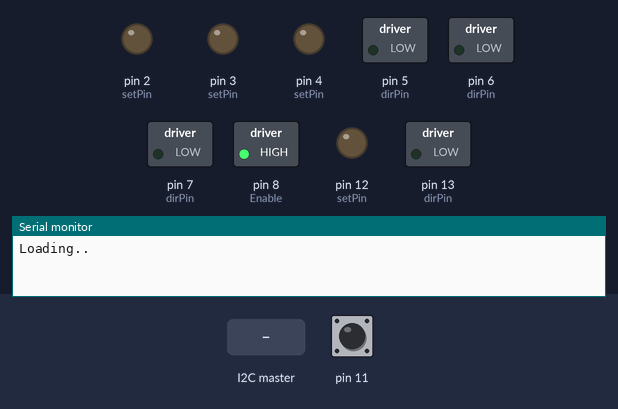
A sketch run on a simulated Arduino Uno, built with avr-gcc and run on an emulated ATmega328P. On the bench: switched loads named in the sketch (green lamp = pin HIGH), output pins drawn as LEDs (lit = HIGH), the last lines printed to the serial monitor. The test bench sets the inputs (shaded band); at power-on: pin 11 HIGH.

Above: at 1.2 s.
1.3 s: the I2C master sends the byte 5
At 1.6 s:
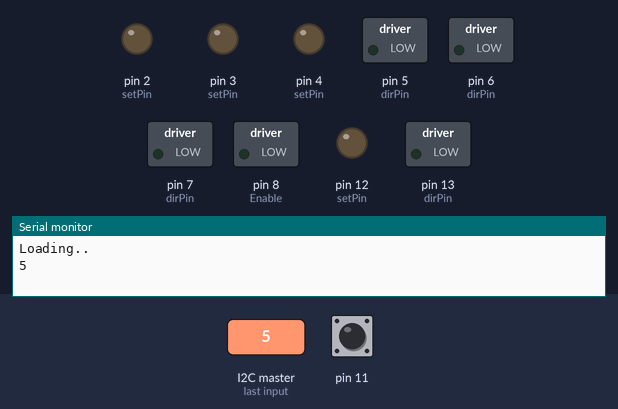
2.8 s: pin 11 pulled LOW for 3.2 s
At 6.0 s:
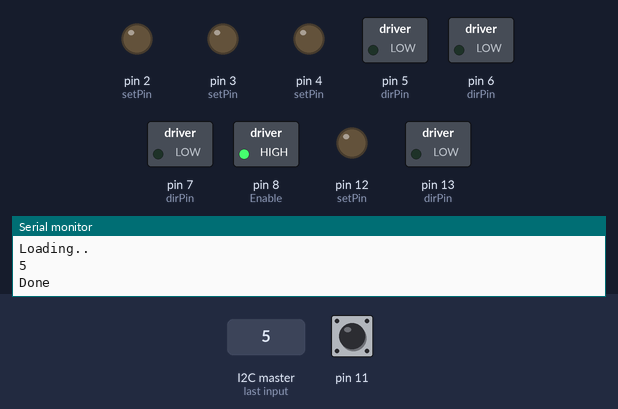
7.5 s: the I2C master sends the byte 90
At 8.7 s:
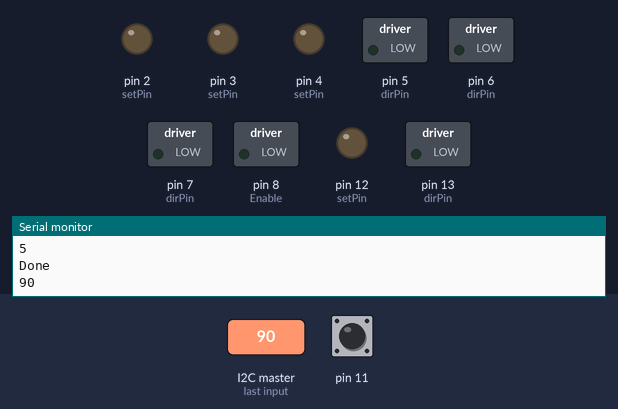
Timing chart, 0 to 10.5 s (numbered marks = the images above; inputs shaded):
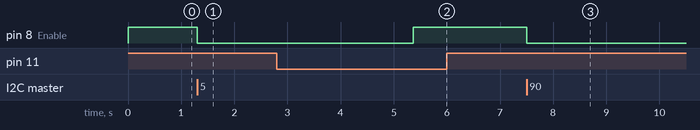

Measured:
- after the input at 1.3 s, pin 8 (Enable): HIGH → LOW at once
- after the input at 2.8 s, pin 8 (Enable): LOW → HIGH after 2.6 s
- after the input at 7.5 s, pin 8 (Enable): HIGH → LOW at once

The sketch:

Motor_Autosampler_Slave02.ino
```cpp
//-------------------------------------------------------------------------
// 2022/05/15
//
// S James Parsons Jr
// www.sjamesparsonsjr.com
//
//-------------------------------------------------------------------------


//-------------------------------------------------------------------------
// +++ Libraries +++
#include <Wire.h> // used for i2c communcation

//-------------------------------------------------------------------------
// +++ Variables +++
#define SLAVE_ADDR 8 // define i2c address
//const int stepsPerRevolution = 2000;
char i2command[5]; // AF###
int motorDir;
int incomingByte;
int setPin;
int dirPin;
int endStop;
//-------------------------------------------------------------------------
// +++ Functions +++
void moveMotorFun(char motor, char motorDir, long revolutionStep) {

  switch (motor) {
    case ('X'):
      setPin = 2;
      dirPin = 5;
      endStop = 9;
      break;
    case ('Y'):
      setPin = 3;
      dirPin = 6;
      endStop = 10;
      break;
    case ('Z'):
      setPin = 4;
      dirPin = 7;
      endStop = 11;
      break;
    case ('A'):
      setPin = 12;
      dirPin = 13;
      endStop = 17;
      break;
  }

  if (i2command[1] == 'F') {                        // F = Forward/HIGH
    motorDir = 1;
  }
  if (i2command[1] == 'R') {                        // R = Backward/LOW
    motorDir = 0;
  }

  digitalWrite(8, LOW);                             // enable steppers
  digitalWrite(dirPin, motorDir);                   // Set motor direction clockwise
  for (int x = 0; x < revolutionStep; x++) {        // spin
    if (digitalRead(11) != HIGH) {                  // make sure endstop isn't triggered
      digitalWrite(setPin, HIGH);                   // energize first coil
      delayMicroseconds(100);                       // delay
      digitalWrite(setPin, LOW);                    // energize second coil
      delayMicroseconds(100);                       // delay
    }
    else {
      digitalWrite(dirPin, ~motorDir);                // Set motor direction clockwise
      while (digitalRead(11) == HIGH) {
        digitalWrite(setPin, HIGH);                   // energize first coil
        delayMicroseconds(100);                       // delay
        digitalWrite(setPin, LOW);                    // energize second coil
        delayMicroseconds(100);                       // delay
      }
    }
  }
  digitalWrite(8, HIGH);                          // disable steppers
  Serial.println("Done");
}

void receiveEvent(int howMany) {      // function that executes whenever data is received from master
  int i = 0;
  while (1 < Wire.available()) {      // loop through all but the last
    i2command[i] = Wire.read();             // receive byte as a character
    Serial.println(i2command[i]);     // ??? Does it always forget the last byte?
    i++;
  }
  Serial.println(Wire.read());        // Char F is the finish command.

  int thousands = ((i2command[2] - 48) * 1000);
  int hundreds = ((i2command[3] - 48) * 100);
  int tens = ((i2command[4] - 48) * 10);
  int ones = (i2command[5] - 48);

  int numberValue = (thousands + hundreds + tens + ones) ;    // receive byte as an integer

  moveMotorFun(i2command[0], i2command[1], numberValue);
  delay(500);
}

//-------------------------------------------------------------------------
// +++ Setup +++
void setup() {
  // Declare pins as Outputs
  Serial.begin(9600);
  Serial.println("Loading..");
  Wire.begin(SLAVE_ADDR);

  pinMode(2, OUTPUT);            // X
  pinMode(5, OUTPUT);            // X
  pinMode(9, INPUT_PULLUP);      // X


  pinMode(3, OUTPUT);            // Y
  pinMode(6, OUTPUT);            // Y
  pinMode(10, INPUT_PULLUP);     // Y

  pinMode(4, OUTPUT);            // Z
  pinMode(7, OUTPUT);            // Z
  pinMode(11, INPUT_PULLUP);     // Z

  pinMode(12, OUTPUT);           // A
  pinMode(13, OUTPUT);           // A
  pinMode(17, INPUT_PULLUP);     // A A03

  pinMode(8, OUTPUT);            // Enable
  digitalWrite(8, HIGH);         // Steppers disabled

  Wire.onReceive(receiveEvent); // register event
}


//-------------------------------------------------------------------------
// +++ Loop +++
void loop() {
  delay(500);
}
```
